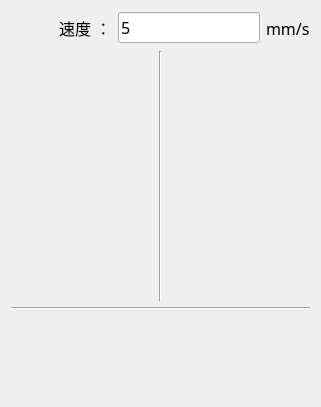
<?xml version="1.0" encoding="UTF-8"?>
<ui version="4.0">
 <class>qg_JogButton_BTClass</class>
 <widget class="QWidget" name="qg_JogButton_BTClass">
  <property name="geometry">
   <rect>
    <x>0</x>
    <y>0</y>
    <width>321</width>
    <height>407</height>
   </rect>
  </property>
  <property name="font">
   <font>
    <family>微软雅黑</family>
    <pointsize>12</pointsize>
   </font>
  </property>
  <property name="windowTitle">
   <string>qg_JogButton_BT</string>
  </property>
  <layout class="QVBoxLayout" name="verticalLayout_4" stretch="1,10">
   <item>
    <layout class="QHBoxLayout" name="horizontalLayout">
     <item>
      <spacer name="horizontalSpacer">
       <property name="orientation">
        <enum>Qt::Horizontal</enum>
       </property>
       <property name="sizeHint" stdset="0">
        <size>
         <width>40</width>
         <height>20</height>
        </size>
       </property>
      </spacer>
     </item>
     <item>
      <widget class="QLabel" name="label_2">
       <property name="text">
        <string> 速度 ：</string>
       </property>
      </widget>
     </item>
     <item>
      <widget class="QLineEdit" name="lineEdit_JogSpeed">
       <property name="text">
        <string>5</string>
       </property>
      </widget>
     </item>
     <item>
      <widget class="QLabel" name="label">
       <property name="text">
        <string>mm/s</string>
       </property>
      </widget>
     </item>
    </layout>
   </item>
   <item>
    <layout class="QVBoxLayout" name="verticalLayout_3" stretch="3,0,1">
     <item>
      <layout class="QHBoxLayout" name="horizontalLayout_2">
       <item>
        <layout class="QVBoxLayout" name="verticalLayout">
         <item>
          <widget class="QPushButton" name="pushButton_Y1front">
           <property name="minimumSize">
            <size>
             <width>0</width>
             <height>80</height>
            </size>
           </property>
           <property name="toolTip">
            <string>Y1前</string>
           </property>
           <property name="styleSheet">
            <string notr="true">QPushButton {
    border: none;
    background: transparent;
}
QPushButton:hover {
    border:1px solid #FFFFFF;
    background: rgba(127, 127, 127, 20);
}</string>
           </property>
           <property name="text">
            <string/>
           </property>
           <property name="icon">
            <iconset resource="../../imgResource.qrc">
             <normaloff>:/icons/icons8-翻倍-48.png</normaloff>:/icons/icons8-翻倍-48.png</iconset>
           </property>
           <property name="iconSize">
            <size>
             <width>36</width>
             <height>36</height>
            </size>
           </property>
          </widget>
         </item>
         <item>
          <spacer name="verticalSpacer">
           <property name="orientation">
            <enum>Qt::Vertical</enum>
           </property>
           <property name="sizeHint" stdset="0">
            <size>
             <width>20</width>
             <height>40</height>
            </size>
           </property>
          </spacer>
         </item>
         <item>
          <widget class="QPushButton" name="pushButton_Y1back">
           <property name="minimumSize">
            <size>
             <width>0</width>
             <height>80</height>
            </size>
           </property>
           <property name="toolTip">
            <string>Y1后</string>
           </property>
           <property name="styleSheet">
            <string notr="true">QPushButton {
    border: none;
    background: transparent;
}
QPushButton:hover {
    border:1px solid #FFFFFF;
    background: rgba(127, 127, 127, 20);
}</string>
           </property>
           <property name="text">
            <string/>
           </property>
           <property name="icon">
            <iconset resource="../../imgResource.qrc">
             <normaloff>:/icons/icons8-双降-48.png</normaloff>:/icons/icons8-双降-48.png</iconset>
           </property>
           <property name="iconSize">
            <size>
             <width>36</width>
             <height>36</height>
            </size>
           </property>
          </widget>
         </item>
        </layout>
       </item>
       <item>
        <widget class="Line" name="line">
         <property name="orientation">
          <enum>Qt::Vertical</enum>
         </property>
        </widget>
       </item>
       <item>
        <layout class="QVBoxLayout" name="verticalLayout_2">
         <item>
          <widget class="QPushButton" name="pushButton_Y2front">
           <property name="minimumSize">
            <size>
             <width>0</width>
             <height>80</height>
            </size>
           </property>
           <property name="toolTip">
            <string>Y2前</string>
           </property>
           <property name="styleSheet">
            <string notr="true">QPushButton {
    border: none;
    background: transparent;
}
QPushButton:hover {
    border:1px solid #FFFFFF;
    background: rgba(127, 127, 127, 20);
}</string>
           </property>
           <property name="text">
            <string/>
           </property>
           <property name="icon">
            <iconset resource="../../imgResource.qrc">
             <normaloff>:/icons/icons8-翻倍-48.png</normaloff>:/icons/icons8-翻倍-48.png</iconset>
           </property>
           <property name="iconSize">
            <size>
             <width>36</width>
             <height>36</height>
            </size>
           </property>
          </widget>
         </item>
         <item>
          <spacer name="verticalSpacer_2">
           <property name="orientation">
            <enum>Qt::Vertical</enum>
           </property>
           <property name="sizeHint" stdset="0">
            <size>
             <width>20</width>
             <height>40</height>
            </size>
           </property>
          </spacer>
         </item>
         <item>
          <widget class="QPushButton" name="pushButton_Y2back">
           <property name="minimumSize">
            <size>
             <width>0</width>
             <height>80</height>
            </size>
           </property>
           <property name="toolTip">
            <string>Y2后</string>
           </property>
           <property name="styleSheet">
            <string notr="true">QPushButton {
    border: none;
    background: transparent;
}
QPushButton:hover {
    border:1px solid #FFFFFF;
    background: rgba(127, 127, 127, 20);
}</string>
           </property>
           <property name="text">
            <string/>
           </property>
           <property name="icon">
            <iconset resource="../../imgResource.qrc">
             <normaloff>:/icons/icons8-双降-48.png</normaloff>:/icons/icons8-双降-48.png</iconset>
           </property>
           <property name="iconSize">
            <size>
             <width>36</width>
             <height>36</height>
            </size>
           </property>
          </widget>
         </item>
        </layout>
       </item>
      </layout>
     </item>
     <item>
      <widget class="Line" name="line_2">
       <property name="orientation">
        <enum>Qt::Horizontal</enum>
       </property>
      </widget>
     </item>
     <item>
      <layout class="QHBoxLayout" name="horizontalLayout_3">
       <item>
        <widget class="QPushButton" name="pushButton_XLeft">
         <property name="minimumSize">
          <size>
           <width>0</width>
           <height>80</height>
          </size>
         </property>
         <property name="toolTip">
          <string>X左</string>
         </property>
         <property name="styleSheet">
          <string notr="true">QPushButton {
    border: none;
    background: transparent;
}
QPushButton:hover {
    border:1px solid #FFFFFF;
    background: rgba(127, 127, 127, 20);
}</string>
         </property>
         <property name="text">
          <string/>
         </property>
         <property name="icon">
          <iconset resource="../../imgResource.qrc">
           <normaloff>:/icons/icons8-双左-48.png</normaloff>:/icons/icons8-双左-48.png</iconset>
         </property>
         <property name="iconSize">
          <size>
           <width>36</width>
           <height>36</height>
          </size>
         </property>
        </widget>
       </item>
       <item>
        <widget class="QPushButton" name="pushButton_XRight">
         <property name="minimumSize">
          <size>
           <width>0</width>
           <height>80</height>
          </size>
         </property>
         <property name="toolTip">
          <string>X右</string>
         </property>
         <property name="styleSheet">
          <string notr="true">QPushButton {
    border: none;
    background: transparent;
}
QPushButton:hover {
    border:1px solid #FFFFFF;
    background: rgba(127, 127, 127, 20);
}</string>
         </property>
         <property name="text">
          <string/>
         </property>
         <property name="icon">
          <iconset resource="../../imgResource.qrc">
           <normaloff>:/icons/icons8-双右-48.png</normaloff>:/icons/icons8-双右-48.png</iconset>
         </property>
         <property name="iconSize">
          <size>
           <width>36</width>
           <height>36</height>
          </size>
         </property>
        </widget>
       </item>
      </layout>
     </item>
    </layout>
   </item>
  </layout>
 </widget>
 <layoutdefault spacing="6" margin="11"/>
 <resources>
  <include location="../../imgResource.qrc"/>
 </resources>
 <connections/>
</ui>
